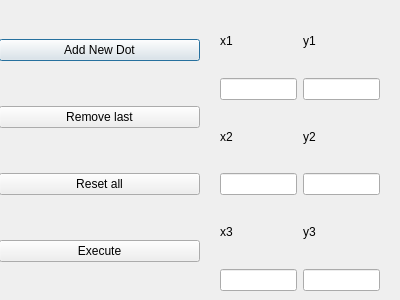
<?xml version="1.0" encoding="UTF-8"?>
<ui version="4.0">
 <class>Controller</class>
 <widget class="QDialog" name="Controller">
  <property name="geometry">
   <rect>
    <x>0</x>
    <y>0</y>
    <width>400</width>
    <height>300</height>
   </rect>
  </property>
  <property name="windowTitle">
   <string>Dialog</string>
  </property>
  <widget class="QWidget" name="verticalLayoutWidget">
   <property name="geometry">
    <rect>
     <x>-1</x>
     <y>0</y>
     <width>201</width>
     <height>301</height>
    </rect>
   </property>
   <layout class="QVBoxLayout" name="verticalLayout">
    <item>
     <widget class="QPushButton" name="pushButton_2">
      <property name="text">
       <string>Add New Dot</string>
      </property>
     </widget>
    </item>
    <item>
     <widget class="QPushButton" name="pushButton_3">
      <property name="text">
       <string>Remove last</string>
      </property>
     </widget>
    </item>
    <item>
     <widget class="QPushButton" name="pushButton">
      <property name="text">
       <string>Reset all</string>
      </property>
     </widget>
    </item>
    <item>
     <widget class="QPushButton" name="pushButton_4">
      <property name="text">
       <string>Execute</string>
      </property>
     </widget>
    </item>
   </layout>
  </widget>
  <widget class="QWidget" name="gridLayoutWidget">
   <property name="geometry">
    <rect>
     <x>220</x>
     <y>10</y>
     <width>160</width>
     <height>281</height>
    </rect>
   </property>
   <layout class="QGridLayout" name="gridLayout">
    <item row="0" column="0">
     <layout class="QVBoxLayout" name="verticalLayout_2">
      <item>
       <widget class="QLabel" name="label">
        <property name="text">
         <string>x1</string>
        </property>
       </widget>
      </item>
      <item>
       <widget class="QLineEdit" name="x1"/>
      </item>
     </layout>
    </item>
    <item row="2" column="0">
     <layout class="QVBoxLayout" name="verticalLayout_4">
      <item>
       <widget class="QLabel" name="label_3">
        <property name="text">
         <string>x2</string>
        </property>
       </widget>
      </item>
      <item>
       <widget class="QLineEdit" name="x2"/>
      </item>
     </layout>
    </item>
    <item row="0" column="1">
     <layout class="QVBoxLayout" name="verticalLayout_3">
      <item>
       <widget class="QLabel" name="label_2">
        <property name="text">
         <string>y1</string>
        </property>
       </widget>
      </item>
      <item>
       <widget class="QLineEdit" name="y1"/>
      </item>
     </layout>
    </item>
    <item row="2" column="1">
     <layout class="QVBoxLayout" name="verticalLayout_5">
      <item>
       <widget class="QLabel" name="label_4">
        <property name="text">
         <string>y2</string>
        </property>
       </widget>
      </item>
      <item>
       <widget class="QLineEdit" name="y2"/>
      </item>
     </layout>
    </item>
    <item row="5" column="0">
     <layout class="QVBoxLayout" name="verticalLayout_6">
      <item>
       <widget class="QLabel" name="label_5">
        <property name="text">
         <string>x3</string>
        </property>
       </widget>
      </item>
      <item>
       <widget class="QLineEdit" name="x3"/>
      </item>
     </layout>
    </item>
    <item row="5" column="1">
     <layout class="QVBoxLayout" name="verticalLayout_7">
      <item>
       <widget class="QLabel" name="label_6">
        <property name="text">
         <string>y3</string>
        </property>
       </widget>
      </item>
      <item>
       <widget class="QLineEdit" name="y3"/>
      </item>
     </layout>
    </item>
   </layout>
  </widget>
 </widget>
 <resources/>
 <connections/>
</ui>
